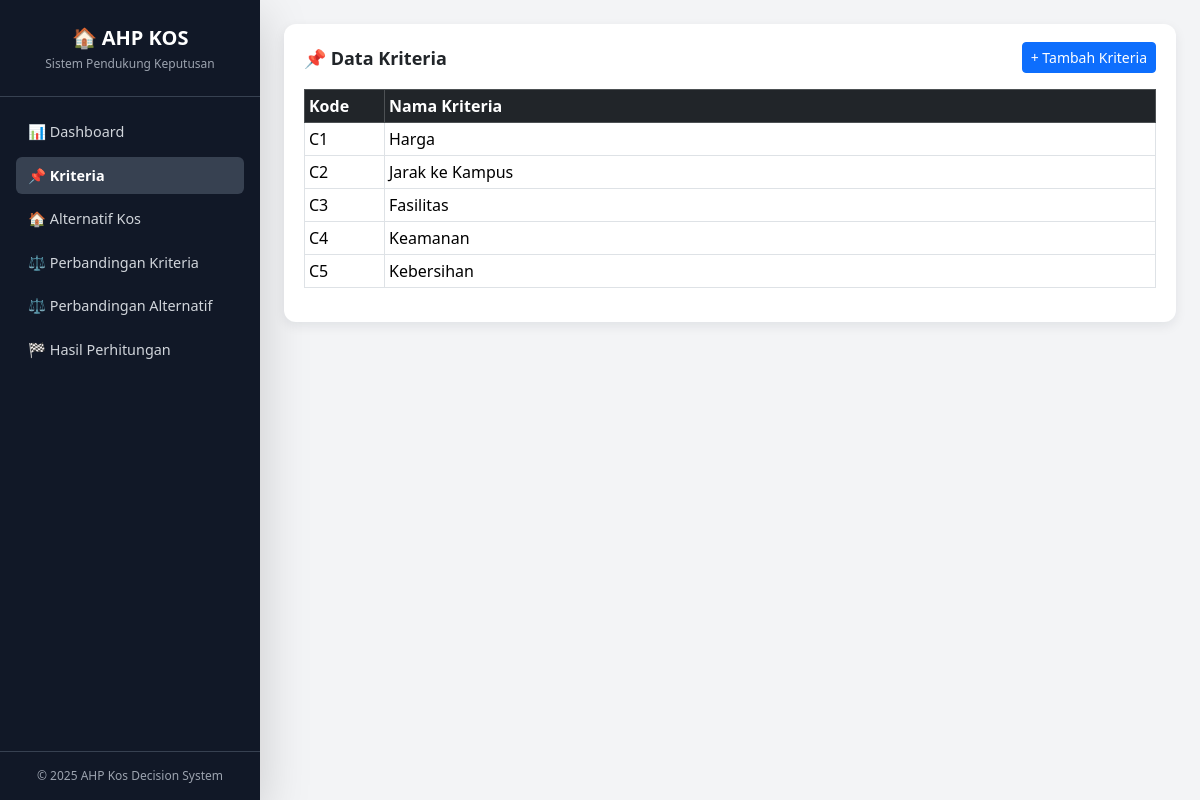
The page /index.php?page=kriteria on the database its author committed.
### tables this page shows
CREATE TABLE IF NOT EXISTS kriteria (
    id INT AUTO_INCREMENT PRIMARY KEY,
    kode VARCHAR(10) NOT NULL,
    nama VARCHAR(100) NOT NULL
);

### pages/kriteria.php (the view, shortened to what this page needs)
<div class="card-custom">
    <div class="d-flex justify-content-between align-items-center mb-3">
        <h2 class="text-lg font-semibold mb-0">📌 Data Kriteria</h2>
        <a href="index.php?page=kriteria&tambah=1" class="btn btn-primary btn-sm">
            + Tambah Kriteria
        </a>
    </div>
    <table class="table table-sm table-bordered align-middle">
        <thead class="table-dark">
            <tr>
                <th style="width: 80px;">Kode</th>
                <th>Nama Kriteria</th>
            </tr>
        </thead>
        <tbody>
            <?php
            $q = mysqli_query($conn, "SELECT * FROM kriteria ORDER BY id ASC");
            while ($r = mysqli_fetch_assoc($q)): ?>
                <tr>
                    <td><?= htmlspecialchars($r['kode']); ?></td>
                    <td><?= htmlspecialchars($r['nama']); ?></td>
                </tr>
            <?php endwhile; ?>
        </tbody>
    </table>
</div>

### assets/css/style.css (style rules this page uses)
html, body { height: 100%; margin: 0; }
.card-custom { background: #ffffff; border-radius: 12px; padding: 18px 20px; box-shadow: 0 4px 12px rgba(15, 23, 42, 0.08); margin-bottom: 16px; }

### rows shown on the page
kriteria: kode "C1", nama "Harga"
kriteria: kode "C2", nama "Jarak ke Kampus"
kriteria: kode "C3", nama "Fasilitas"
kriteria: kode "C4", nama "Keamanan"
kriteria: kode "C5", nama "Kebersihan"
